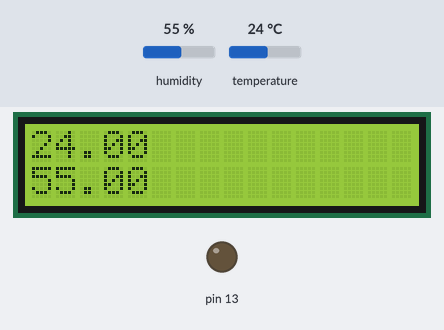
A sketch run on a simulated Arduino Uno, built with avr-gcc and run on an emulated ATmega328P. On the bench: 16×2 character LCD, output pins drawn as LEDs (lit = HIGH). The test bench sets the inputs (shaded band); at power-on: humidity 55 %, temperature 24 °C.

Above: at 1.2 s.
1.3 s: humidity set to 22 %
At 2.5 s:
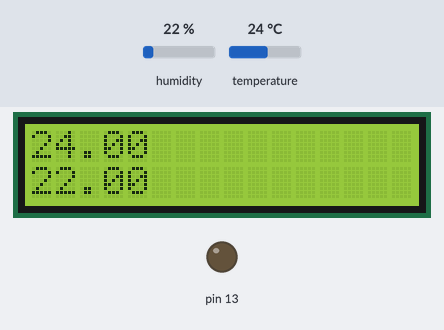
4.1 s: temperature set to 12 °C
At 4.6 s:
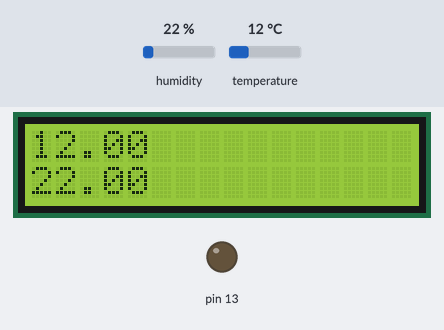
6.9 s: humidity set to 40 %
At 8.8 s:
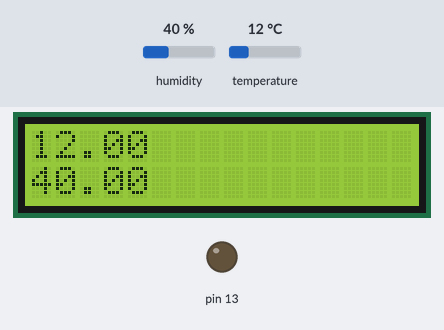
9.9 s: temperature set to 19 °C
At 10.9 s:
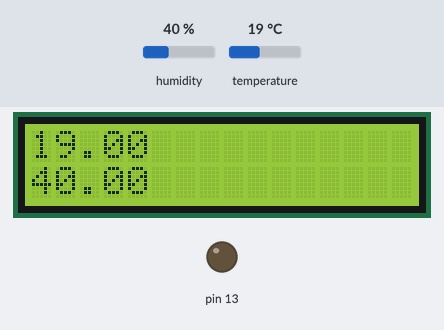
Timing chart, 0 to 12.9 s (numbered marks = the images above; inputs shaded):
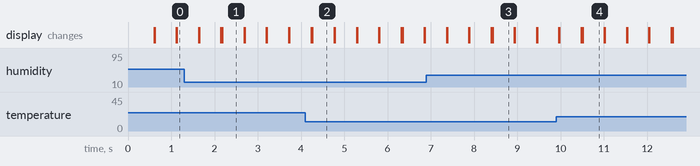

The sketch:

LCD_Temp.ino
```cpp
#include <LiquidCrystal_I2C.h>
#include "DHT.h"

const uint8_t SERVO_PIN{13U};
enum PINS {
  TEMPER_HUMID = A0,
  TRIGGER = 30,
  ECHO
};

class DHT dht(TEMPER_HUMID, 11);
class LiquidCrystal_I2C lcd(0x27, 16, 2);
void setup() {
  // put your setup code here, to run once:
  Serial.begin(115200UL);
  dht.begin();
  lcd.init();
  lcd.home(); // (0,0)은 커서 (0,0) 가라
  lcd.backlight();
  pinMode(SERVO_PIN, OUTPUT);

}

void loop() {
  // put your main code here, to run repeatedly:
  if(dht.read()) {
    float temperature = dht.readTemperature();
    lcd.print(temperature);
    float humidity = dht.readHumidity();
    lcd.setCursor(0,1);
    lcd.print(humidity);
    delay(500UL);
    lcd.clear();
    lcd.setCursor(0,0);
  }
}
```

HCSR04.cpp
```cpp
/*
  HCSR04 - Library for arduino, for HC-SR04 ultrasonic distance sensor.
  Created by Martin Sosic, June 11, 2016.
*/

#include "Arduino.h"
#include "HCSR04.h"

UltraSonicDistanceSensor::UltraSonicDistanceSensor(
        byte triggerPin, byte echoPin, unsigned short maxDistanceCm, unsigned long maxTimeoutMicroSec) {
    this->triggerPin = triggerPin;
    this->echoPin = echoPin;
    this->maxDistanceCm = maxDistanceCm;
    this->maxTimeoutMicroSec = maxTimeoutMicroSec;
    pinMode(triggerPin, OUTPUT);
    pinMode(echoPin, INPUT);
}

float UltraSonicDistanceSensor::measureDistanceCm() {
    //Using the approximate formula 19.307°C results in roughly 343m/s which is the commonly used value for air.
    return measureDistanceCm(19.307);
}

float UltraSonicDistanceSensor::measureDistanceCm(float temperature) {
    unsigned long maxDistanceDurationMicroSec;

    // Make sure that trigger pin is LOW.
    digitalWrite(triggerPin, LOW);
    delayMicroseconds(2);
    // Hold trigger for 10 microseconds, which is signal for sensor to measure distance.
    digitalWrite(triggerPin, HIGH);
    delayMicroseconds(10);
    digitalWrite(triggerPin, LOW);
    float speedOfSoundInCmPerMicroSec = 0.03313 + 0.0000606 * temperature; // Cair ≈ (331.3 + 0.606 ⋅ ϑ) m/s

    // Compute max delay based on max distance with 25% margin in microseconds
    maxDistanceDurationMicroSec = 2.5 * maxDistanceCm / speedOfSoundInCmPerMicroSec;
    if (maxTimeoutMicroSec > 0) {
    	maxDistanceDurationMicroSec = min(maxDistanceDurationMicroSec, maxTimeoutMicroSec);
    }

    // Measure the length of echo signal, which is equal to the time needed for sound to go there and back.
    unsigned long durationMicroSec = pulseIn(echoPin, HIGH, maxDistanceDurationMicroSec); // can't measure beyond max distance

    float distanceCm = durationMicroSec / 2.0 * speedOfSoundInCmPerMicroSec;
    if (distanceCm == 0 || distanceCm > maxDistanceCm) {
        return -1.0 ;
    } else {
        return distanceCm;
    }
}
```

HCSR04.h
```cpp
/*
  HCSR04 - Library for arduino, for HC-SR04 ultrasonic distance sensor.
  Created by Martin Sosic, June 11, 2016.
*/

#ifndef HCSR04_H
#define HCSR04_H

#include "Arduino.h"

class UltraSonicDistanceSensor {
 public:
    /**
     * @param triggerPin  Digital pin that is used for controlling sensor (output).
     * @param echoPin  Digital pin that is used to get information from sensor (input).
     * @param maxDistanceCm  Maximum distance sensor can measure, defaults to 4m for HC-SR04.
     *                       You might want to set this value if you are using different sensor than HC-SR04
     *                       or if you don't care about distances larger than whatever you will set it to
     *                       (therefore reducing time it takes for a single measurement).
     * @param maxTimeoutMicroSec  Single measurement will never take longer than whatever value you provide here.
     *   You might want to do this in order to ensure your program is never blocked for longer than some specific time,
     *   since measurements are blocking.
     *   By default, there is no limit on time (only on distance). By defining timeout, you are again limiting the distance.
     */
    UltraSonicDistanceSensor(byte triggerPin, byte echoPin, unsigned short maxDistanceCm = 400, unsigned long maxTimeoutMicroSec = 0);

    /**
     * Measures distance by sending ultrasonic waves and measuring time it takes them
     * to return.
     * @returns Distance in centimeters, or negative value if distance is greater than 400cm.
     */
    float measureDistanceCm();

    /**
     * Measures distance by sending ultrasonic waves and measuring time it takes them
     * to return. Measurement can not exceed duration calculated with maxDistanceCm or maxTimeoutMicroSec.
     * @param temperature  Temperature in degrees celsius
     * @returns Distance in centimeters, or negative value if distance is greater than 400cm.
     */
    float measureDistanceCm(float temperature);
 private:
    byte triggerPin, echoPin;
    unsigned short maxDistanceCm;
    unsigned long maxTimeoutMicroSec;
};

#endif // HCSR04_H
```

Measured:
- after the input at 1.3 s, the display: first differs from a run without the input after 0.88 s (image 1)
- after the input at 4.1 s, the display: first differs from a run without the input after 0.17 s (image 2)
- after the input at 6.9 s, the display: first differs from a run without the input after 1.5 s (image 3)
- after the input at 9.9 s, the display: first differs from a run without the input after 0.61 s (image 4)
- what the display in image 1 shows lasts 0.5 s, from 2.2 s to 2.7 s
